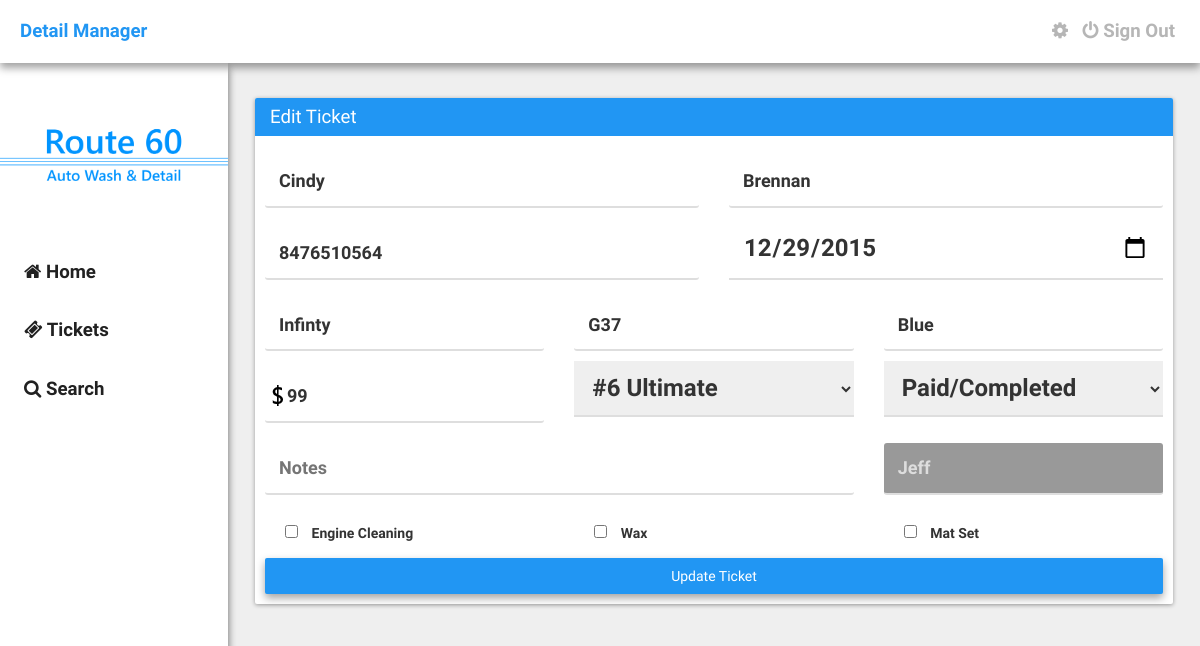
Page /edit?id=2902816870 (signed in) on the committed database.
### tables this page shows
CREATE TABLE `detail_tickets` (
  `id` int(11) NOT NULL,
  `locked` int(11) NOT NULL DEFAULT '0',
  `first_name` text NOT NULL,
  `last_name` text NOT NULL,
  `phone_number` varchar(32) NOT NULL,
  `date` date NOT NULL,
  `vehicle_make` text NOT NULL,
  `vehicle_model` text NOT NULL,
  `vehicle_color` text NOT NULL,
  `discount` int(11) NOT NULL,
  `services` varchar(32) NOT NULL,
  `pre_paid_done` varchar(32) NOT NULL,
  `user_id` varchar(32) NOT NULL,
  `ticket_id` varchar(32) NOT NULL,
  `notes` text NOT NULL,
  `ticket_creator` text NOT NULL,
  `engine` varchar(2) NOT NULL DEFAULT '0',
  `wax` varchar(2) NOT NULL DEFAULT '0',
  `mat` varchar(2) NOT NULL DEFAULT '0'
);

### edit.php (the view, shortened to what this page needs)
<?php require_once("./assets/core/init.php"); require_once("./include/navbar.php"); ?>
    <?php
        $ticketid = $_GET['id'];
        $getticketinfo = mysql_query("SELECT * FROM detail_tickets WHERE ticket_id = '$ticketid'");
        while($row = mysql_fetch_array($getticketinfo)) {
            $firstname = $row['first_name'];
            $lastname = $row['last_name'];
            $pnumber = $row['phone_number'];
            $date = $row['date'];
            $vmake = $row['vehicle_make'];
            $vmodel = $row['vehicle_model'];
            $vcolor = $row['vehicle_color'];
            $discount = $row['discount'];
            $services = $row['services'];
            $options = $row['pre_paid_done'];
            $note = $row['notes'];
            $tcreator = $row['ticket_creator'];
        }
        if($services == 'wax'){
            $servicetitle = "Meguiar's Wax";
            $serviceprice = "35.00";
            $servicedetails = "
                <ol>
                    <li>Wax Special</li>
                </ol>
            ";
            $active = "selected";
        }
        elseif($services == 6) {
            $active6 = "selected";
        }
        if($options == 'Prepaid') {
            $option = "<center><h3 style='color: #E14747;'>Prepaid</h3></center>";
            $oa2 = "selected";
        }elseif($options == 'Paid/Completed') {
            $oa3 = "selected";
        }elseif($options == 'Appointment') {
            $option = "<center><h3 style='color: #FFC017;'>Appointment</h3></center>";
            $oa4 = "selected";
        }
    ?>
    <div class="container">
    	<div class="card">
    		<div class="card-title">Edit Ticket</div>
                    <form action="" method="POST" style="padding: 10px;">
                    	<div class="row">
	                        <div class="col-md-6">
	                        	<input type="text" name="firstname" id="firstname" class="validate" required="required" value="<?php echo $firstname; ?>" placeholder="First Name" />
	                        </div>
	                        <div class="col-md-6">
	                            <input type="text" name="lastname" id="lastname" class="validate" value="<?php echo $lastname; ?>" placeholder="Last Name" />
	                        </div>
	                        <div class="col-md-6">
	                            <input type="text" name="phonenum" id="phonenum" class="validate" required="required" value="<?php echo $pnumber; ?>" />
	                        </div>
	                        <div class="col-md-6">
	                            <input type="date" name="date" id="date" class="validate" required="required" value="<?php echo $date; ?>" />
	                        </div>
	                    </div>
	                    <div class="row">
	                        <div class="col-md-4">
	                            <input type="text" name="vmake" id="vmake" class="validate" required="required" value="<?php echo $vmake; ?>" placeholder="Vehicle Make" />
	                        </div>
	                        <div class="col-md-4">
	                            <input type="text" name="vmodel" id="vmodel" class="validate" required="required" value="<?php echo $vmodel; ?>" placeholder="Vehicle Model" />
	                        </div>
	                        <div class="col-md-4">
	                            <input type="text" name="vcolor" id="vcolor" class="validate" required="required" value="<?php echo $vcolor; ?>" placeholder="Vehicle Color" />
	                        </div>
	                        <div class="col-md-4">
	                            <input type="text" name="discount" id="discount" class="validate discount-icon" required="required" value="<?php echo $discount; ?>" placeholder="Discount" style="padding-left: 22px;" />
	                        </div>
	                        <div class="col-md-4">
	                            <select name="serviceselect" id="serviceselect">
	                                <option value="6" <?php if(isset($active6)) {echo $active6; } ?>>#6 Ultimate</option>
	                            </select>
	                        </div>
	                        <div class="col-md-4">
	                            <select name="optionsselect" id="optionsselect">
	                                <option value="Paid/Completed" <?php if(isset($oa3)) { echo $oa3; } ?>>Paid/Completed</option>
	                            </select>
	                        </div>
	                    </div>
	                    <div class="row">
	                        <div class="col-md-8">
								<input type="text" name="notes" id="notes" value="<?php echo $note; ?>" placeholder="Notes" />
	                        </div>
	                        <div class="col-md-4">
	                        	<input type="text" name="ticket_creator" id="ticket_creator" value="<?php echo $tcreator; ?>" disabled="disabled" />
	                        </div>
                        </div>
                        <div class="row">
                            <div class="col-md-4">
                                <input type="checkbox" name="engine" id="engine" value="ETrue" <?php if(isset($check1)){ echo $check1; } ?> /> <label for="engine">Engine Cleaning</label>
                            </div>
                            <div class="col-md-4">
                                <input type="checkbox" name="wax" id="wax" value="WTrue" <?php if(isset($check2)){ echo $check2; } ?> /> <label for="wax">Wax</label>
                            </div>
                            <div class="col-md-4">
                                <input type="checkbox" name="mat" id="mat" value="MTrue" <?php if(isset($check3)){ echo $check3; } ?> /> <label for="mat">Mat Set</label>
                            </div>
                        </div>
                        <div class="row">
	                        <div class="col-md-12">
	                            <input type="submit" name="updateticket" id="updateticket" class="button-raised el-2" value="Update Ticket" />
	                        </div>
                        </div>
                    </form>
            </div>
        </div>
<?php require_once("./include/footer.php"); ?>

### assets/css/main.css (style rules this page uses)
body { margin: 0px; padding: 0px; height: 100%; font-weight: bold; min-height: 100%; background: #EFEFEF; font-family: "RobotoDraft", Arial, sans-serif, Helvetica; }
.container { width: 79%; float: right; margin-top: 20px; margin-left: 20px; margin-right: 12px; }
.card { width: 100%; margin-top: 15px; border-radius: 2px; margin-bottom: 15px; background: #FFFFFF; box-shadow: 0 1px 4px rgba(0, 0, 0, 0.37); }
.card > .card-title { color: #FFFFFF; font-size: 14pt; font-weight: 300; padding: 6px 15px; background: #2196F3; border-top-left-radius: 2px; border-top-right-radius: 2px; }
.button-raised { width: 100%; border: none; color: #FFFFFF; font-weight: 500; padding: 8px 20px; text-align: center; border-radius: 2px; background: #2196F3; display: inline-block; transition: all 0.3s ease; box-shadow: 0 2px 4px rgba(0, 0, 0, 0.37); }
.button-raised.el-2 { box-shadow: 0 4px 8px rgba(0, 0, 0, 0.37); }
[disabled] { color: #DDDDDD; background: #999999; pointer-events: none; }
input[type='text'] { width: 100%; border: none; outline: none; font-size: 18px; margin-top: 10px; padding: 12px 14px; border-radius: 3px; margin-bottom: 10px; border-bottom: 2px solid #DEDEDE; transition: border-bottom 0.18s ease; }
input[type='date'] { width: 100%; border: none; font-size: 18pt; padding: 12px 14px; border-bottom: 2px solid #DEDEDE; }
select { width: 100%; border: none; font-size: 18pt; padding: 12px 14px; border-bottom: 2px solid #DEDEDE; }
.discount-icon { background-image: url(../imgs/discount-dollarsign.png); background-position: 2px 14px; background-repeat: no-repeat; }
input[type="checkbox"] { margin: 20px; margin-right: 5px; }
label { margin: 20px; margin-left: 5px; }

### rows in the picture
detail_tickets: firstname "Cindy", lastname "Brennan", phonenum "8476510564", date "12/29/2015", vmake "Infinty", vmodel "G37", vcolor "Blue", discount "99", ticket_creator "Jeff"
